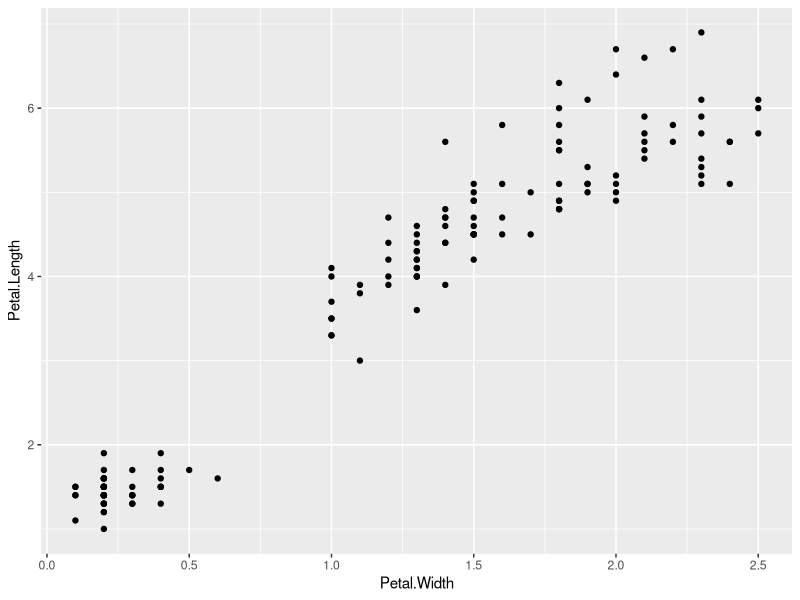
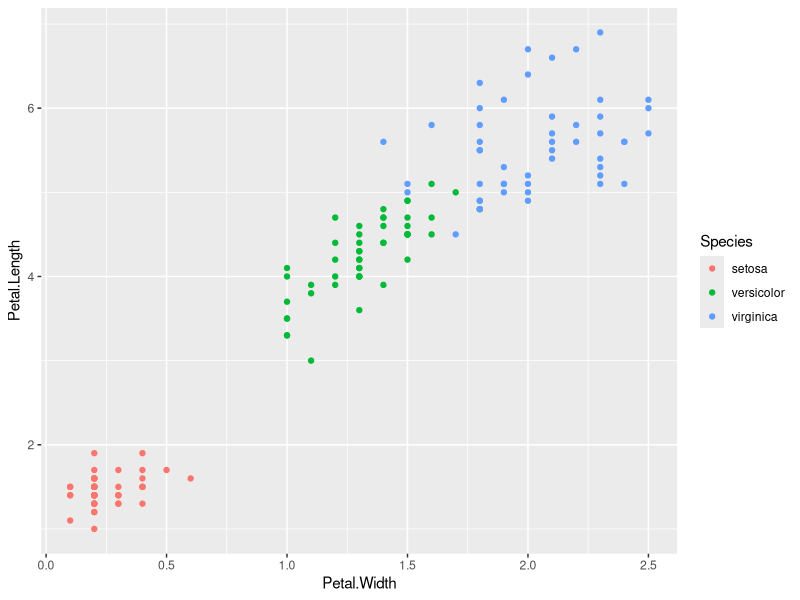

Here is the R script that generated these plots, in order: (Note: this script raises an error after producing the figures.)
## ---- chunk 1
#install.packages("tidyverse")
#install.packages("knitr")

# Installing the packages used in the workshop
library(knitr) #adding package to environment
opts_chunk$set(fig.align="center", fig.height=3, fig.width=4) #determining markdown outputs
library(tidyverse)

data(iris) # calling the data so it will be in your environment
summary(iris)

## ---- chunk 2
head(iris)
## ---- chunk 3
# R code goes here.
iris.setosa <- iris %>% filter(Species=='setosa')
iris.setosa %>% head()

## ---- chunk 4
# R code goes here.
iris.setosa <- iris.setosa %>%  select(Sepal.Length,Sepal.Width)
iris.setosa %>% head()

## ---- chunk 5
# R code goes here.
iris %>% filter(Sepal.Length>7) %>% filter(Species=='virginica') %>% head()
# or
iris %>% filter(Sepal.Length>7 & Species=='virginica') %>% head()
## ---- chunk 6
# R code goes here.
iris %>% filter(Sepal.Length/Sepal.Width > Petal.Length/Petal.Width) %>% head()
## ---- chunk 7
iris.pared <-iris %>% filter(Species=='setosa') %>%
  select(Sepal.Length, Sepal.Width) -> iris.pared
head(iris.pared)
## ---- chunk 8

iris <- iris %>% mutate(length.ratio = Sepal.Length/Petal.Length)
iris %>% head()

## ---- chunk 9

iris_summary <- iris %>%
  summarise(mean_length.ratio  = mean(length.ratio),
            median_length.ratio = median(length.ratio))
iris_summary %>% head()

## ---- chunk 10

iris_summary <- iris %>% group_by(Species) %>%
  summarise(mean_length.ratio  = mean(length.ratio),
            median_length.ratio = median(length.ratio))
head(iris_summary)

## ---- chunk 11
iris %>% ggplot(aes(x = Petal.Width, y = Petal.Length )) + geom_point()
## ---- chunk 12
iris %>% ggplot(aes(x = Petal.Width, y = Petal.Length,color = Species )) + geom_point()

## ---- chunk 13
iris %>% ggplot(aes(x = Petal.Width, color = Species )) + geom_point()

## ---- chunk 14
iris %>% ggplot(aes(x = Petal.Width, color = Species )) + geom_histogram()
## ---- chunk 15
iris %>% ggplot(aes(x = Petal.Width, fill = Species )) + geom_histogram()
## ---- chunk 16
iris %>% ggplot(aes(x = Petal.Width, color = Species )) + geom_boxplot()
## ---- chunk 17
iris %>% ggplot(aes(y = Petal.Width, color = Species )) + geom_boxplot()
